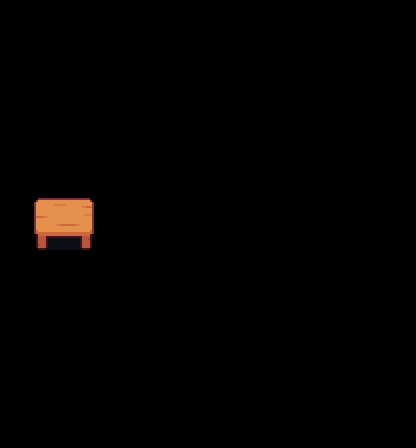

Tiled map render using the project's own tile images. Description and the whole map definition, tile-layer contents included, below:
An orthogonal 13x14 tile map with 32x32 px tiles, 1 tile layer (Decos), 1 hidden layer not drawn and 18 objects.

<map version="1.10" tiledversion="2025.11.21" orientation="orthogonal" renderorder="right-down" width="13" height="14" tilewidth="32" tileheight="32" infinite="0" nextlayerid="10" nextobjectid="53">
 <editorsettings>
  <export target="shop1.lua" format="lua" />
 </editorsettings>
 <properties>
  <property name="game_mode" value="topdown" />
  <property name="name" value="home1" />
  <property name="persist_state" type="bool" value="true" />
 </properties>
 <tileset firstgid="1" name="tileset_interior1" tilewidth="32" tileheight="32" tilecount="256" columns="16">
  <image source="tileset_interior1.png" trans="ff00ff" width="512" height="512" />
 </tileset>
 <layer id="1" name="Ground" width="13" height="14" visible="0">
  <data encoding="csv">
0,0,0,0,0,0,0,0,0,0,0,0,0,
0,0,0,0,0,0,0,0,0,0,0,0,0,
43,44,45,45,45,45,45,45,45,45,45,46,47,
59,61,126,126,126,126,126,126,126,126,126,62,63,
59,61,126,126,126,126,126,126,126,126,126,61,63,
59,61,126,126,126,126,126,126,126,126,126,61,63,
59,61,126,126,126,126,126,126,126,126,126,61,63,
59,61,126,126,126,126,126,126,126,126,126,61,63,
59,61,126,126,126,126,126,126,126,126,126,61,63,
59,61,126,126,126,126,125,125,125,126,126,61,63,
75,76,77,77,77,125,125,125,125,125,77,78,79,
91,92,93,93,93,93,125,125,125,93,93,94,95,
0,0,0,0,0,0,0,0,0,0,0,0,0,
0,0,0,0,0,0,0,0,0,0,0,0,0
</data>
 </layer>
 <layer id="2" name="Decos" width="13" height="14">
  <data encoding="csv">
0,0,0,0,0,0,0,0,0,0,0,0,0,
0,0,0,0,0,0,0,0,0,0,0,0,0,
0,0,0,0,0,0,0,0,0,0,0,0,0,
0,0,0,0,0,0,0,0,0,0,0,0,0,
0,0,0,0,0,0,0,0,0,0,0,0,0,
0,0,0,0,0,0,0,0,0,0,0,0,0,
0,66,67,0,0,0,0,0,0,0,0,0,0,
0,82,83,0,0,0,0,0,0,0,0,0,0,
0,0,0,0,0,0,0,0,0,0,0,0,0,
0,0,0,0,0,0,0,0,0,0,0,0,0,
0,0,0,0,0,0,0,0,0,0,0,0,0,
0,0,0,0,0,0,0,0,0,0,0,0,0,
0,0,0,0,0,0,0,0,0,0,0,0,0,
0,0,0,0,0,0,0,0,0,0,0,0,0
</data>
 </layer>
 <objectgroup id="4" name="Walls">
  <object id="2" x="0" y="64" width="32" height="320" />
  <object id="3" x="0" y="352" width="192" height="32" />
  <object id="4" x="288" y="352" width="128" height="32" />
  <object id="5" x="384" y="64" width="32" height="320" />
  <object id="6" x="0" y="64" width="416" height="32" />
  <object id="11" x="32" y="224" width="64" height="32" />
 </objectgroup>
 <objectgroup id="3" name="Portals">
  <object id="1" x="288" y="384" width="96" height="32" rotation="180">
   <properties>
    <property name="spawn_x" type="float" value="280" />
    <property name="spawn_y" type="float" value="720" />
    <property name="target_map" value="assets/maps/level1/area1.lua" />
    <property name="type" value="portal" />
   </properties>
  </object>
 </objectgroup>
 <objectgroup id="5" name="Props">
  <object id="40" gid="101" x="256" y="128" width="32" height="32">
   <properties>
    <property name="group" value="flower1" />
   </properties>
  </object>
  <object id="41" gid="85" x="256" y="96" width="32" height="32">
   <properties>
    <property name="group" value="flower1" />
   </properties>
  </object>
  <object id="42" gid="134" x="288" y="128" width="32" height="32">
   <properties>
    <property name="group" value="flower2" />
   </properties>
  </object>
  <object id="43" gid="118" x="288" y="96" width="32" height="32">
   <properties>
    <property name="group" value="flower2" />
   </properties>
  </object>
  <object id="44" gid="100" x="320" y="128" width="32" height="32">
   <properties>
    <property name="group" value="flower3" />
   </properties>
  </object>
  <object id="45" gid="84" x="320" y="96" width="32" height="32">
   <properties>
    <property name="group" value="flower3" />
   </properties>
  </object>
  <object id="46" gid="68" x="320" y="64" width="32" height="32">
   <properties>
    <property name="group" value="flower3" />
   </properties>
  </object>
  <object id="47" x="256" y="96" width="32" height="27.75">
   <properties>
    <property name="breakable" type="bool" value="true" />
    <property name="group" value="flower1" />
    <property name="hp" type="float" value="30" />
    <property name="movable" type="bool" value="true" />
    <property name="respawn" type="bool" value="true" />
    <property name="type" value="collider" />
   </properties>
  </object>
  <object id="49" x="288" y="96" width="32" height="27.75">
   <properties>
    <property name="breakable" type="bool" value="true" />
    <property name="group" value="flower2" />
    <property name="hp" type="float" value="30" />
    <property name="movable" type="bool" value="true" />
    <property name="respawn" type="bool" value="true" />
    <property name="type" value="collider" />
   </properties>
  </object>
  <object id="50" x="320" y="96" width="32" height="27.75">
   <properties>
    <property name="breakable" type="bool" value="true" />
    <property name="group" value="flower3" />
    <property name="hp" type="float" value="30" />
    <property name="movable" type="bool" value="true" />
    <property name="respawn" type="bool" value="true" />
    <property name="type" value="collider" />
   </properties>
  </object>
 </objectgroup>
 <objectgroup id="9" name="NPCs">
  <object id="52" x="64" y="160" width="32" height="32">
   <properties>
    <property name="id" value="merchant_01" />
    <property name="type" value="merchant" />
   </properties>
  </object>
 </objectgroup>
</map>
